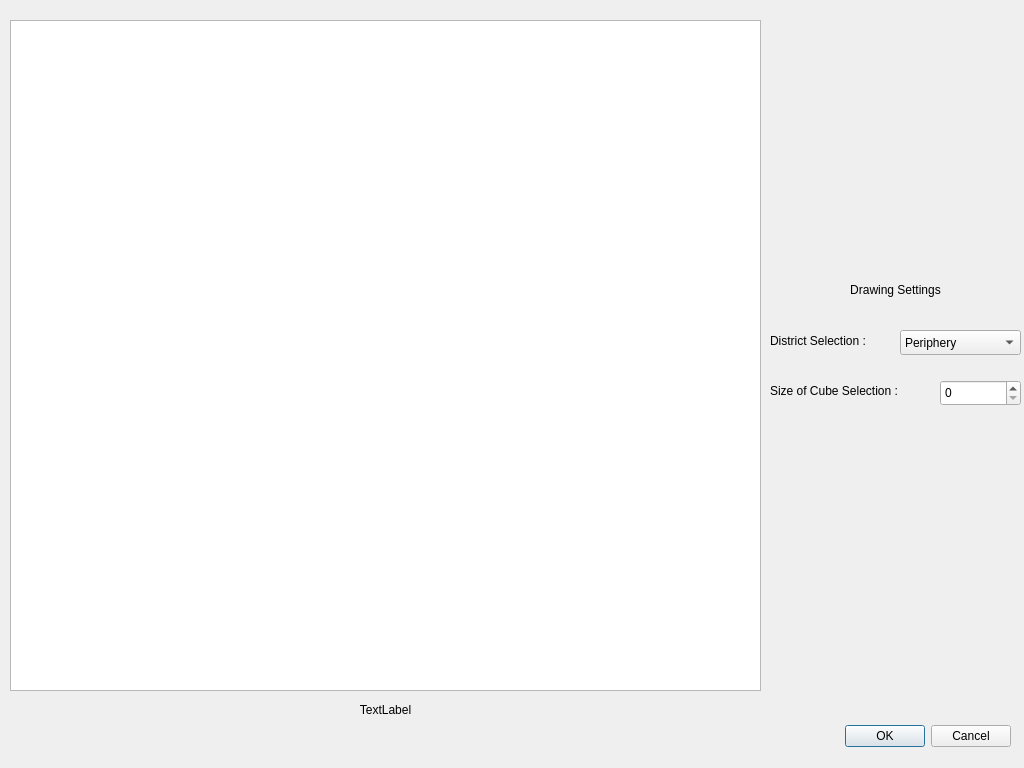
<?xml version="1.0" encoding="UTF-8"?>
<ui version="4.0">
 <class>GridSurfaceDialog</class>
 <widget class="QDialog" name="GridSurfaceDialog">
  <property name="geometry">
   <rect>
    <x>0</x>
    <y>0</y>
    <width>1024</width>
    <height>768</height>
   </rect>
  </property>
  <property name="minimumSize">
   <size>
    <width>1024</width>
    <height>768</height>
   </size>
  </property>
  <property name="windowTitle">
   <string>Dialog</string>
  </property>
  <widget class="QDialogButtonBox" name="buttonBox">
   <property name="geometry">
    <rect>
     <x>670</x>
     <y>720</y>
     <width>341</width>
     <height>32</height>
    </rect>
   </property>
   <property name="orientation">
    <enum>Qt::Horizontal</enum>
   </property>
   <property name="standardButtons">
    <set>QDialogButtonBox::Cancel|QDialogButtonBox::Ok</set>
   </property>
  </widget>
  <widget class="QGraphicsView" name="graphicsView">
   <property name="geometry">
    <rect>
     <x>10</x>
     <y>20</y>
     <width>751</width>
     <height>671</height>
    </rect>
   </property>
  </widget>
  <widget class="QLabel" name="gridInfo">
   <property name="geometry">
    <rect>
     <x>10</x>
     <y>700</y>
     <width>751</width>
     <height>20</height>
    </rect>
   </property>
   <property name="text">
    <string>TextLabel</string>
   </property>
   <property name="alignment">
    <set>Qt::AlignCenter</set>
   </property>
  </widget>
  <widget class="QComboBox" name="comboBox">
   <property name="geometry">
    <rect>
     <x>900</x>
     <y>330</y>
     <width>121</width>
     <height>25</height>
    </rect>
   </property>
   <item>
    <property name="text">
     <string>Periphery</string>
    </property>
   </item>
   <item>
    <property name="text">
     <string>Downtown</string>
    </property>
   </item>
   <item>
    <property name="text">
     <string>Activity Area</string>
    </property>
   </item>
  </widget>
  <widget class="QLabel" name="label">
   <property name="geometry">
    <rect>
     <x>780</x>
     <y>280</y>
     <width>231</width>
     <height>20</height>
    </rect>
   </property>
   <property name="text">
    <string>Drawing Settings</string>
   </property>
   <property name="alignment">
    <set>Qt::AlignCenter</set>
   </property>
  </widget>
  <widget class="QLabel" name="label_2">
   <property name="geometry">
    <rect>
     <x>770</x>
     <y>380</y>
     <width>161</width>
     <height>21</height>
    </rect>
   </property>
   <property name="text">
    <string>Size of Cube Selection :</string>
   </property>
  </widget>
  <widget class="QSpinBox" name="spinBox">
   <property name="geometry">
    <rect>
     <x>940</x>
     <y>380</y>
     <width>81</width>
     <height>26</height>
    </rect>
   </property>
   <property name="minimum">
    <number>0</number>
   </property>
   <property name="maximum">
    <number>100</number>
   </property>
  </widget>
  <widget class="QLabel" name="label_3">
   <property name="geometry">
    <rect>
     <x>770</x>
     <y>330</y>
     <width>131</width>
     <height>21</height>
    </rect>
   </property>
   <property name="text">
    <string>District Selection :</string>
   </property>
  </widget>
 </widget>
 <resources/>
 <connections>
  <connection>
   <sender>buttonBox</sender>
   <signal>accepted()</signal>
   <receiver>GridSurfaceDialog</receiver>
   <slot>accept()</slot>
   <hints>
    <hint type="sourcelabel">
     <x>248</x>
     <y>254</y>
    </hint>
    <hint type="destinationlabel">
     <x>157</x>
     <y>274</y>
    </hint>
   </hints>
  </connection>
  <connection>
   <sender>buttonBox</sender>
   <signal>rejected()</signal>
   <receiver>GridSurfaceDialog</receiver>
   <slot>reject()</slot>
   <hints>
    <hint type="sourcelabel">
     <x>316</x>
     <y>260</y>
    </hint>
    <hint type="destinationlabel">
     <x>286</x>
     <y>274</y>
    </hint>
   </hints>
  </connection>
 </connections>
</ui>
